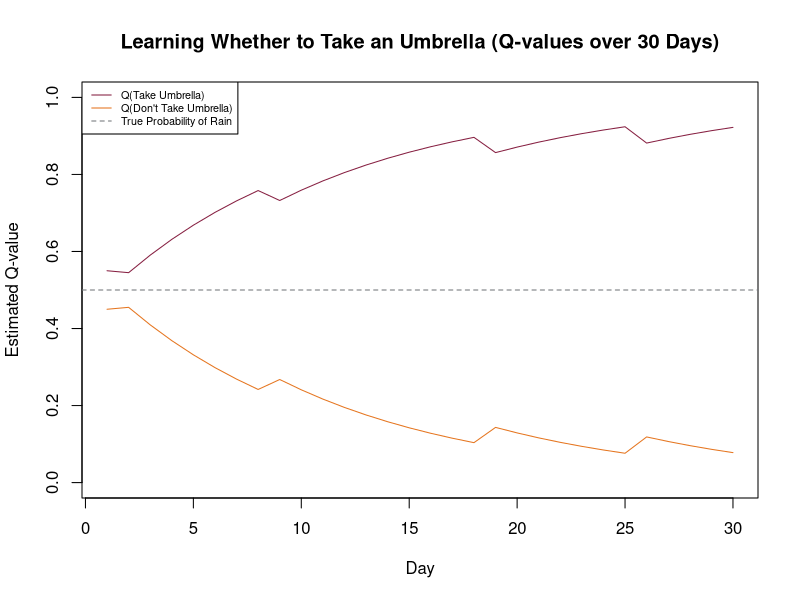

Here is the R script that generated this plot:

################################################################################
# File Name: 10 Reinforcement Learning Exercises.R                                 
# Description: Exercises for the reinforcment learning module of the ML 
#   shortcourse. 
# Author: SAIG, Dylan Steberg
# Date: 07/25/25
# Course: Machine Learning Short Course
# R version: 4.3.0
# Package(s): none
# Dataset(s): none
#
# Revision History:
#     07/25/25: Created R code to match Python code
################################################################################

# The following exercises, code, and explanations are adapted from An 
# Introduction to Statistical Learning with Applications in R (ISLR) 2nd Edition
# (James, Witten, Hastie, Tibshirani, and Taylor 2023).

################################################################################
##################### Exercise: Umbrella Carry Simulation ######################
################################################################################

# The following simulation code was created by ChatGPT to demonstrate the 
# "Umbrella Carry Scenario" discussed in the presentation.  

# It models a simple reinforcement learning agent deciding each day whether or 
# not to carry an umbrella, based on past experience with random weather 
# outcomes.

# First we will set up the simulation settings. We set the learning rate at 0.1. 
# We assume that there is a 50/50 change of rain each day. A random seed is set
# for reproducibility.
set.seed(314)
num_days = 30
learning_rate = 0.1
rain_prob = 0.5

# We set our initial Q-values at 0.5 for both taking and not taking an umbrella.
Q_take_umbrella = 0.5
Q_dont_take_umbrella = 0.5

# We also create vectors for holding our history which will be used for plotting.
Q1_history = c()
Q2_history = c()
rain_history = c()
action_history = c()
reward_history = c()

# Now we run the simulation cell and visualize how the agent learns over time.
for (day in 1:num_days) {
  # Simulate weather (rain or not)
  rain_today = rnorm(1) < rain_prob
  rain_history = c(rain_history, rain_today)
  
  # Choose action based on current Q-values (greedy policy)
  if (Q_take_umbrella > Q_dont_take_umbrella) {
    action = "Take Umbrella"
  }
  else {
      action = "Don't Take Umbrella"
  }
  action_history = c(action_history, action)
  
  # Assign reward based on action and rain
  if (action == "Take Umbrella") { # If you take the umbrella
    if (rain_today) { # And it rains today
      reward = 1.0 # Good call (large reward)
    }
    else { # And it doesn't rain today
      reward = 0.5 # Had to carry around an umbrella (small reward)
    }
    Q_take_umbrella = Q_take_umbrella + learning_rate * (reward - Q_take_umbrella)
    Q_dont_take_umbrella = 1 - Q_take_umbrella
  }
  else { # If you don't take the umbrella
    if (rain_today) {
      reward = 0.0 # You got rained on :( (no reward)
    }
    else {
      reward =  1.0 # Perfect call (large reward)
    }
    Q_dont_take_umbrella = Q_dont_take_umbrella + learning_rate * (reward - Q_dont_take_umbrella)
    Q_take_umbrella = 1 - Q_dont_take_umbrella
  }
  reward_history = c(reward_history, reward)
  Q1_history = c(Q1_history, Q_take_umbrella)
  Q2_history = c(Q2_history, Q_dont_take_umbrella)
}

leg_lab = c("Q(Take Umbrella)", "Q(Don't Take Umbrella)", "True Probability of Rain")
leg_col = c("#861F41", "#E5751F", "#75787b")
plot(1:num_days, Q1_history, ty = "l", col = leg_col[1], ylim = c(0, 1),
     main = "Learning Whether to Take an Umbrella (Q-values over 30 Days)",
     xlab = "Day", ylab = "Estimated Q-value", )
lines(Q2_history, ty = "l", col = leg_col[2])
abline(h = 0.5, lty = 2, col = leg_col[3])
legend("topleft", legend = leg_lab, lty = c(1, 1, 2), col = leg_col, cex = 0.65)
